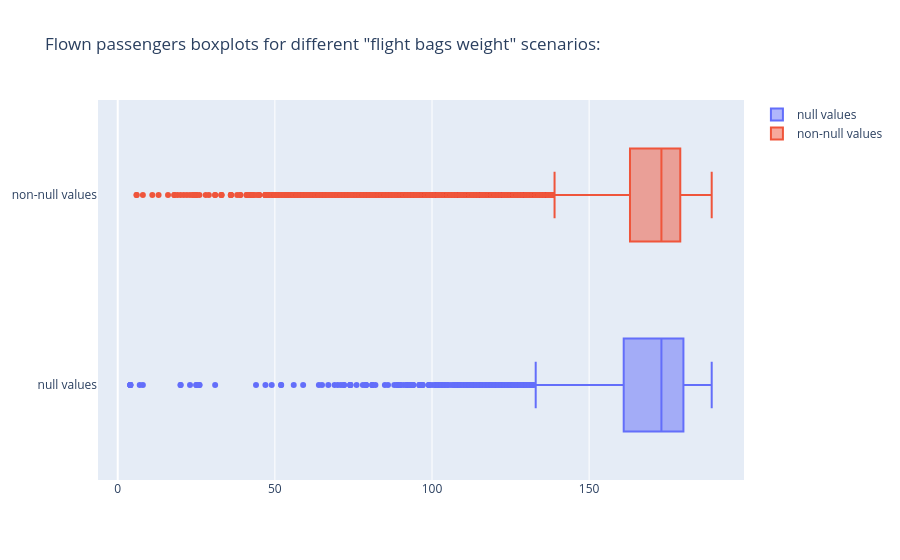

Notebook source saved alongside this figure:
### Code cell
null_bags_weight_comparsion = go.Figure()
df_no_null_bag_weight = df[df['FlightBagsWeight'].notna()]

null_bags_weight_comparsion.add_trace(go.Box(
    x=df[df['FlightBagsWeight'].isnull()]['FLownPassengers'],
    name='null values'
))

null_bags_weight_comparsion.add_trace(go.Box(
    x=df_no_null_bags['FLownPassengers'],
    name='non-null values'
))

null_bags_weight_comparsion.update_layout(title='Flown passengers boxplots for different "flight bags weight" scenarios:')

### Figure 1 — Plotly figure (JSON) as saved in the notebook; plotly's stock layout.template omitted (floating-point values rounded to 4 significant figures; data arrays with more than 128 entries replaced by an {"elided": "..."} marker saying what was removed)
{"data": [{"name": "null values", "type": "box", "x": {"elided": "2659 float values"}}, {"name": "non-null values", "type": "box", "x": {"elided": "29157 float values"}}], "layout": {"title": {"text": "Flown passengers boxplots for different \"flight bags weight\" scenarios:"}}}
